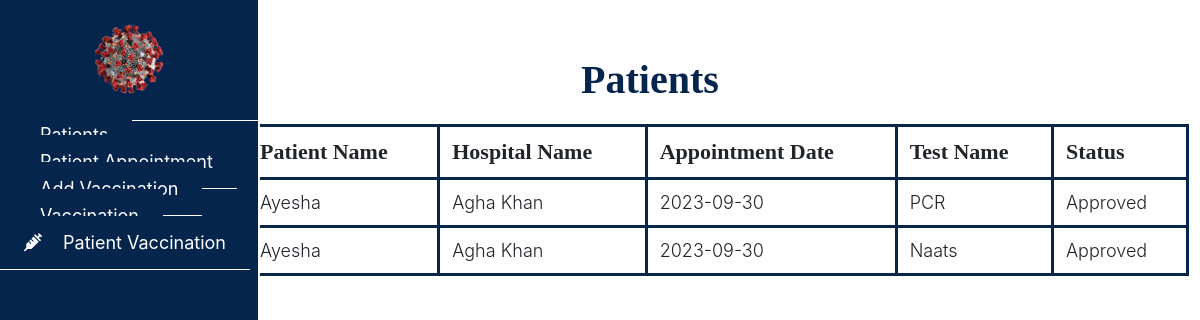
Page /hospital/patientlist.php (signed in) on the earlier database version.
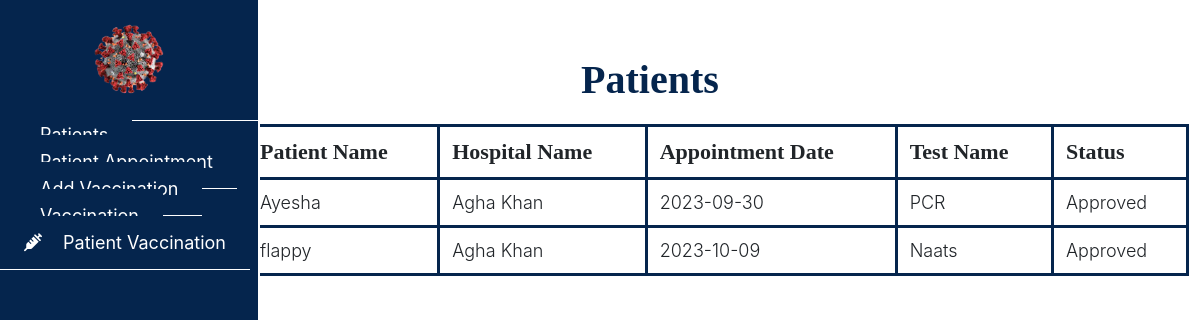
Same page on the later database version.
### tables this page shows
CREATE TABLE `appointment` (
  `app_id` int(11) NOT NULL,
  `patient_id` int(11) DEFAULT NULL,
  `hospital_id` int(11) DEFAULT NULL,
  `app_date` date DEFAULT NULL,
  `status` int(11) DEFAULT NULL,
  `app_time` time DEFAULT NULL,
  `test_name` varchar(255) NOT NULL,
  `approval_status` enum('Pending','Approved','Rejected') DEFAULT 'Pending'
);

CREATE TABLE `patient` (
  `patient_id` int(11) NOT NULL,
  `patient_name` varchar(255) DEFAULT NULL,
  `address` varchar(255) DEFAULT NULL,
  `email` varchar(255) DEFAULT NULL,
  `password` varchar(255) DEFAULT NULL
);

CREATE TABLE `hospital` (
  `hospital_id` int(11) NOT NULL,
  `hospital_name` varchar(255) DEFAULT NULL,
  `location` varchar(255) DEFAULT NULL,
  `password` varchar(255) DEFAULT NULL,
  `status` int(11) NOT NULL,
  `approval_status` enum('Pending','Approved','Rejected') DEFAULT 'Pending'
);

### hospital/patientlist.php (the view, shortened to what this page needs)
<?php
include("../connection.php");
?>
<html lang="en">
<head>
    <link rel="stylesheet" href="../admin/assets/style.css">
    <link rel="stylesheet" href="https://cdn.usebootstrap.com/bootstrap/3.3.7/css/bootstrap.min.css">
    <link rel="stylesheet"
        href="https://cdnjs.cloudflare.com/ajax/libs/material-design-iconic-font/2.2.0/css/material-design-iconic-font.min.css">
    <link rel="stylesheet" href="https://cdnjs.cloudflare.com/ajax/libs/font-awesome/6.4.0/css/all.min.css">
</head>
<body>
    <div id="sidebar">
        <header>
            <a href="#"><img src="../images/covidlogo.png" alt="" style="width:120px ; height:120;padding: 20px;"></a>
        </header>
        <ul class="nav">
            <li>
                <a href="patientlist.php">
                </a>
            </li>
            <li>
                <a href="patientappointment.php">
                </a>
            </li>
            <li>
                <a href="addvaccine.php">
                </a>
            </li>
            <li>
                <a href="vacstatus.php">
                </a>
            </li>
            <li>
                <a href="patientvacstatus.php">
                    <i class="fas fa-syringe"></i> Patient Vaccination
                </a>
            </li>
        </ul>
    </div>
    <nav class="navbar">
        <div class="container-fluid">
            <ul class="nav navbar-nav navbar-right">
                <li class="dropdown">
                    <a href="#" class="dropdown-toggle" data-toggle="dropdown">
                    </a>
                </li>
            </ul>
        </div>
    </nav>
    <div class="container-fluid" id="all-products">
        <h1 class="text-center">Patients</h1>
        <div class="container">
            <table class="table">
                <thead>
                    <tr>
                        <th>Patient Name</th>
                        <th>Hospital Name</th>
                        <th>Appointment Date</th>
                        <th>Test Name</th>
                        <th>Status</th>
                    </tr>
                </thead>
                <tbody>
                    <?php
                    $hospital_id = $_SESSION['hospital_id'];
                    $query = "SELECT a.*, p.patient_name FROM appointment a JOIN patient p ON a.patient_id = p.patient_id WHERE a.hospital_id = $hospital_id";
                    $result = mysqli_query($con, $query);
                    while ($row = mysqli_fetch_assoc($result)):
                        $patient_id = $row['patient_id'];
                        $patient_query = "SELECT patient_name FROM patient WHERE patient_id = $patient_id";
                        $patient_result = mysqli_query($con, $patient_query);
                        $hospital_query = "SELECT hospital_name FROM hospital WHERE hospital_id = $hospital_id";
                        $hospital_result = mysqli_query($con, $hospital_query);
                        if ($patient_result && $hospital_result):
                            $patient_data = mysqli_fetch_assoc($patient_result);
                            $hospital_data = mysqli_fetch_assoc($hospital_result);
                            $patient_name = $patient_data['patient_name'];
                            $hospital_name = $hospital_data['hospital_name'];
                            ?>
                            <tr id="row_<?= $row['app_id'] ?>">
                                <td>
                                    <?= $patient_name ?>
                                </td>
                                <td>
                                    <?= $hospital_name ?>
                                </td>
                                <td>
                                    <?= $row['app_date'] ?>
                                </td>
                                <td>
                                    <?= $row['test_name'] ?>
                                </td>
                                <td>
                                    <?= $row['approval_status'] ?>
                                </td>
                            </tr>
                        <?php endif; ?>
                    <?php endwhile; ?>
                </tbody>
            </table>
        </div>
    </div>
</body>
</body>
</html>

Differences in the rows shown:
removed appointment: patient.patient_name "Ayesha", hospital.hospital_name "Agha Khan", app_date "2023-09-30", test_name "Naats", approval_status "Approved"
added appointment: patient.patient_name "flappy", hospital.hospital_name "Agha Khan", app_date "2023-10-09", test_name "Naats", approval_status "Approved"
